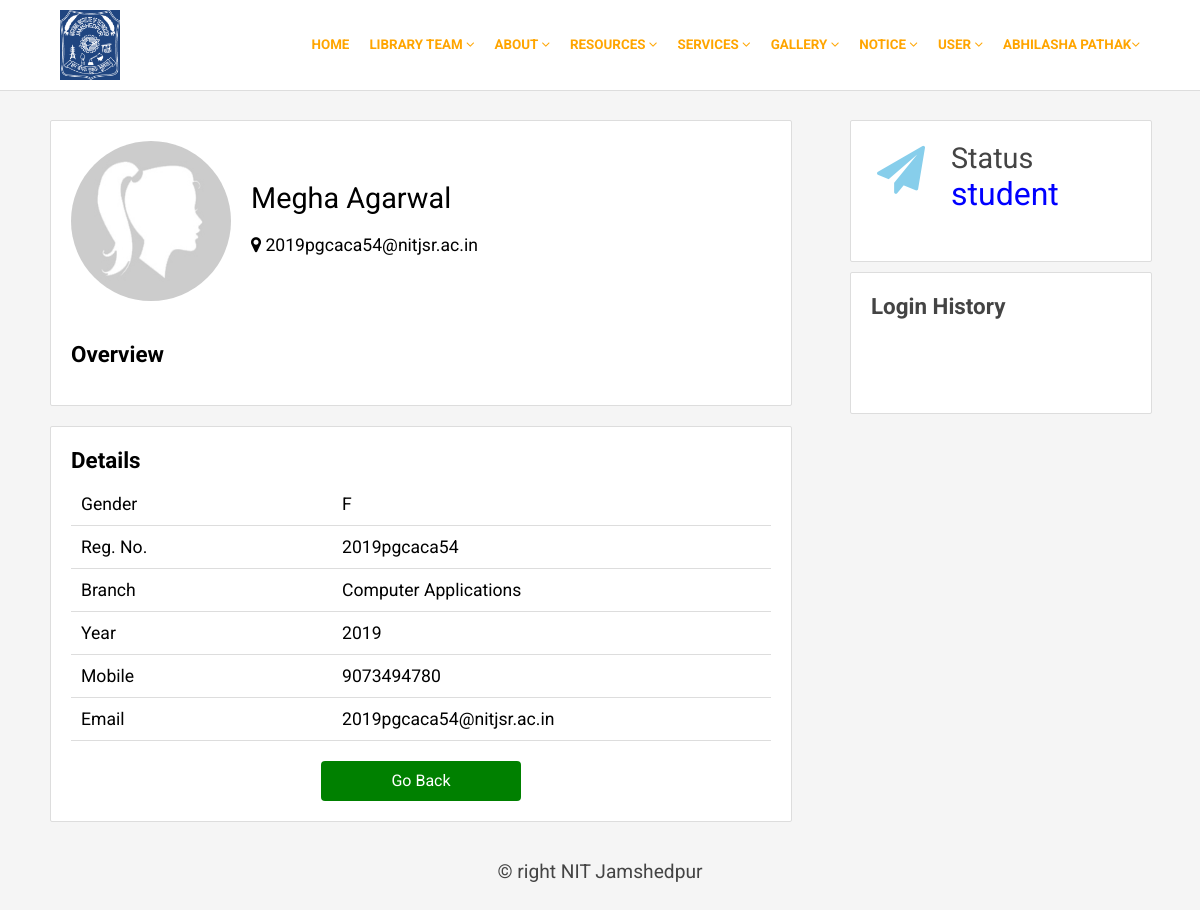
Page /userview.php?id=26 (signed in) on the committed database.
### tables this page shows
CREATE TABLE `registration` (
  `UserId` int(255) NOT NULL,
  `Name` varchar(255) NOT NULL,
  `Email` varchar(255) NOT NULL,
  `MobileNo` varchar(10) NOT NULL,
  `Gender` varchar(10) NOT NULL,
  `Password` varchar(255) NOT NULL,
  `Confirmpassword` varchar(255) NOT NULL,
  `Type` varchar(255) NOT NULL,
  `Branch` varchar(255) NOT NULL,
  `Regno` varchar(20) DEFAULT NULL,
  `image` varchar(250) NOT NULL
);

### userview.php (the view, shortened to what this page needs)
<?php
$sesuser=$_SESSION['sesuser'];
include('comman/connect.php');
$data=mysqli_fetch_array($con->query("select * from registration where email='$sesuser'"));
$id=$_REQUEST['id'];
$row=mysqli_fetch_array($con->query("select * from registration where userid='$id'"));
if($row['Gender']=="M")
{
	if(!$row['image'])
		$upic="profile_mm.jpg";
	else
		$upic=$row['image'];
}
else
{
	if(!$row['image'])
		$upic="profile_f.jpg";
	else
		$upic=$row['image'];
}
?>
<!DOCTYPE html>
<html>
<head>
	<link rel="stylesheet" type="text/css" href="css/style1.css">
	<link rel="stylesheet" type="text/css" href="css/font-awesome.css">
	<link rel="stylesheet" href="https://cdnjs.cloudflare.com/ajax/libs/font-awesome/4.7.0/css/font-awesome.min.css">
</head>
<body>
<?php include('comman/menu.php');?>
<div class="main">
	<div class="profile">
		<div class="profilebox">
			<div class="pic">
				<img src="user/<?php echo $upic;?>">
			</div>
			<div class="name"><?php echo $row['Name'];?></div>
			<div class="address"><i class="fa fa-map-marker"></i> <?php echo $row['Email'];?></div>
		</div>
		<div class="overview">
			<span>Overview</span>
		</div>
	</div>
	<div class="container">
		<div class="box">
			<div class="one"><i class="fa fa-paper-plane"></i></div>
			<div class="three">Status</div>
			<div class="two"><?php echo $row['Type'];?></div>
		</div>
		<div class="box">
			<span>Login History</span>
		</div>
	</div>
	<div class="profile" style="margin-top: 20px;">
		<span>Details</span>
		<table class="table">
			<tr>
				<td width="250">Gender</td>
				<td><?php echo $row['Gender'];?></td>
			</tr>
			<tr>
				<td>Reg. No.</td>
				<td><?php echo $row['Regno'];?></td>
			</tr>
			<tr>
				<td>Branch</td>
				<td><?php echo $row['Branch'];?></td>
			</tr>
			<tr>
				<td>Year</td>
				<td><?php echo substr($row['Regno'],0,4)?></td>
			</tr>
			<tr>
				<td>Mobile</td>
				<td><?php echo $row['MobileNo'];?></td>
			</tr>
			<tr>
				<td>Email</td>
				<td><?php echo $row['Email'];?></td>
			</tr>
		</table>
		<a href="showusers.php" class="back">Go Back</a>
	</div>
</div>
<?php include('comman/footer.php');?>
</body>
</html>

### comman/menu.php (shortened to what this page needs)
<div class="top">
	<div class="topmain">
		<div class="logo">
			<img src="image/logo.png" height="70" width="60" style="background-color: #1f4580; margin: 10px;">
		</div>
		<div class="menu" style="font-size:0.837rem;font-weight:bold;">
			<ul>
				<li><a href=""><?php echo $data['Name'];?><i class="fa fa-angle-down"></i></a>
				</li>
				<li><a href="">User <i class="fa fa-angle-down"></i></a>
				</li>
				<li><a href="">Notice <i class="fa fa-angle-down"></i></a>
				</li>
				<li><a href="">Gallery <i class="fa fa-angle-down"></i></a>
				</li>
				<li><a href="">Services <i class="fa fa-angle-down"></i></a>
				</li>
				<li><a href="">Resources <i class="fa fa-angle-down"></i></a>
				</li>
				<li><a href="#">About <i class="fa fa-angle-down"></i></a>
				</li>
				<li><a href="">Library Team <i class="fa fa-angle-down"></i></a>
				</li>
				<li><a href="home.php">Home</a></li>
			</ul>
		</div>
	</div>
</div>

### css/style1.css (style rules this page uses)
body { margin: 0px; padding: 0px; background: #f5f5f5; font-family: 'Roboto', sans-serif; }
.top { width: 100%; height: 90px; background: #FFF; border-bottom: 1px solid #ddd; position: fixed; z-index: 10000; }
.topmain { width: 1100px; height: 100%; margin: auto; }
.logo { width: 200px; height: 100%; float: left; }
.menu { width: 850px; height: 50px; float: right; margin-top: 25px; }
.menu ul { list-style: none; margin: 0px; padding: 0px; }
.menu li { float:right; }
.menu li a { padding: 0px 10px 0px 10px; height: 40px; line-height: 40px; display: block; color: orange; text-decoration: none; text-transform: uppercase; font-size: 1em; }
.main { width: 1100px; min-height: 100px; border-radius: 2px; margin: auto; top: 120px; position: relative; }
.profile { width: 700px; min-height: 200px; background: #FFF; float: left; padding: 20px; border-radius: 2px; border: 1px solid #ddd; }
.table { width: 100%; font-size: 1.1em; border-bottom: 1px solid #ddd; border-collapse: collapse; }
.table td { border-bottom: 1px solid #ddd; border-collapse: collapse; padding-left: 10px; height: 40px; }
.profilebox { width: 100%; height: 200px; }
.pic { width: 160px; height: 160px; border-radius: 100%; float: left; }
.pic img { width: 160px; height: 160px; border-radius: 100%; }
.name { width: 500px; font-size: 1.8em; padding: 20px 0px 20px 20px; margin-top: 20px; float: left; text-transform: capitalize; }
.address { width: 500px; font-size: 1.1em; padding: 0px 0px 0px 20px; float: left; }
span { font-size: 1.4em; font-weight:bold; margin-bottom: 10px; display: block; }
.container { width: 300px; min-height: 400px; float: right; }
.box { width: 260px; min-height: 100px; background: #FFF; padding: 20px; border-radius: 2px; margin-bottom: 10px; color: #444; border: 1px solid #ddd; }
.one { width: 60px; height: 70px; text-align: center; line-height: 60px; color: skyblue; font-size: 3em; float: left; }
.two { width: 160px; float: left; font-size: 2em; padding-left: 20px; color: blue; }
.three { width: 160px; padding-left: 20px; float: left; font-size: 1.8em; }

### userview.php (style rules this page uses)
.back { width: 200px; height: 40px; display: block; background: green; color: #FFF; text-decoration: none; line-height: 40px; text-align:center; border-radius: 4px; margin: auto; margin-top: 20px; }

### rows in the picture
registration: Name "ABHILASHA PATHAK"
registration: Name "Megha Agarwal", Email "2019pgcaca54@nitjsr.ac.in", Type "student", Gender "F", Regno "2019pgcaca54", Branch "Computer Applications", Regno "2019", MobileNo "9073494780"
